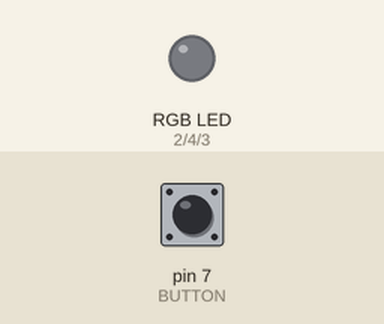
A sketch run on a simulated Arduino Uno, built with avr-gcc and run on an emulated ATmega328P. Shown: an RGB LED mixed from three pins (HIGH = lit). The test bench sets the inputs (shaded band); at power-on: pin 7 (BUTTON) LOW. Dim RGB values are drawn brighter than linear.

Above: at 1.2 s.
1.3 s: pin 7 (BUTTON) pulled HIGH for 0.15 s
At 2.5 s:
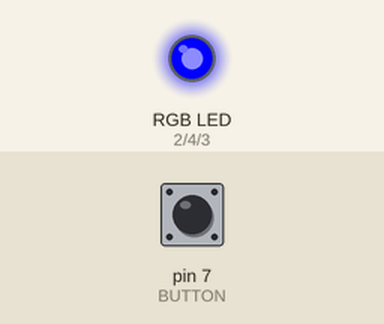
3.0 s: pin 7 (BUTTON) pulled HIGH for 1 s
At 4.7 s:
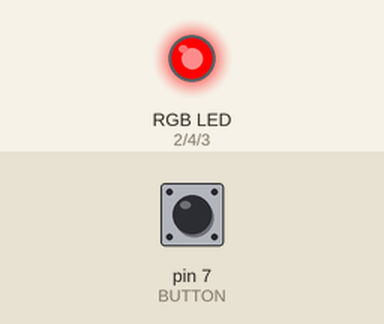
5.5 s: pin 7 (BUTTON) pulled HIGH for 0.15 s
At 6.9 s:
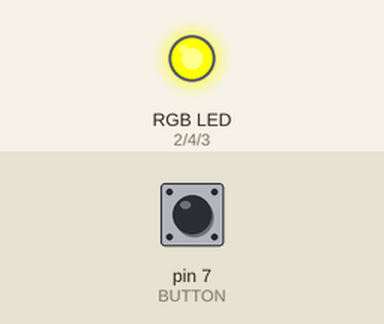
7.2 s: pin 7 (BUTTON) pulled HIGH for 3.2 s
At 8.3 s:
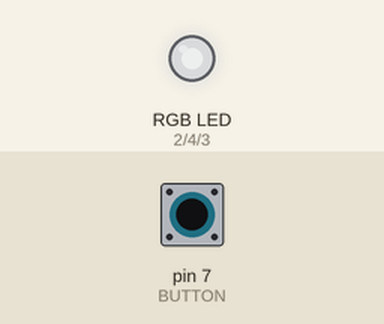
11.9 s: pin 7 (BUTTON) pulled HIGH for 1 s
At 13.8 s:
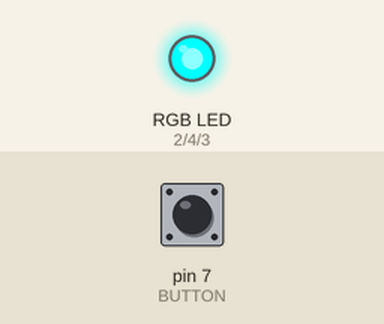
14.4 s: pin 7 (BUTTON) pulled HIGH for 0.15 s
At 14.9 s:
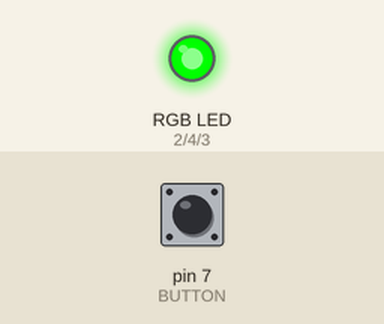
Timing chart, 0 to 17.1 s (numbered marks = the images above; inputs shaded):
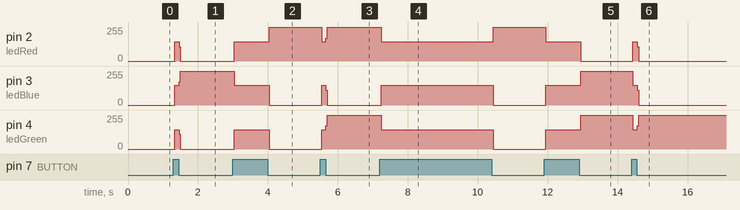

Measured:
- after the input at 1.3 s, pin 2 (ledRed): 0/255 → 145/255 at once, → 0/255 0.12 s later; pin 3 (ledBlue): 0/255 → 147/255 at once, → 255/255 0.12 s later; pin 4 (ledGreen): 0/255 → 146/255 at once, → 0/255 0.12 s later
- after the input at 3.0 s, pin 2 (ledRed): 0/255 → 145/255 at once, → 255/255 1.0 s later; pin 3 (ledBlue): 255/255 → 147/255 at once, → 0/255 1.0 s later; pin 4 (ledGreen): 0/255 → 146/255 at once, → 0/255 1.0 s later
- after the input at 5.5 s, pin 2 (ledRed): 255/255 → 145/255 at once, → 255/255 0.12 s later; pin 3 (ledBlue): 0/255 → 147/255 at once, → 0/255 0.12 s later; pin 4 (ledGreen): 0/255 → 146/255 at once, → 255/255 0.12 s later
- after the input at 7.2 s, pin 2 (ledRed): 255/255 → 145/255 at once, → 255/255 3.2 s later; pin 3 (ledBlue): 0/255 → 147/255 at once, → 0/255 3.2 s later; pin 4 (ledGreen): 255/255 → 146/255 at once, → 0/255 3.2 s later
- after the input at 11.9 s, pin 2 (ledRed): 255/255 → 145/255 at once, → 0/255 1.0 s later; pin 3 (ledBlue): 0/255 → 147/255 at once, → 255/255 1.0 s later; pin 4 (ledGreen): 0/255 → 146/255 at once, → 255/255 1.0 s later
- after the input at 14.4 s, pin 2 (ledRed): 0/255 → 145/255 at once, → 0/255 0.12 s later; pin 3 (ledBlue): 255/255 → 147/255 at once, → 0/255 0.12 s later; pin 4 (ledGreen): 255/255 → 146/255 at once, → 255/255 0.12 s later

The sketch:

sketch_sep23a.ino
```cpp
#define ledRed   2
#define ledGreen 4
#define ledBlue  3
#define BUTTON   7
#define MAX      7

int buttonPress = 0;
int buttonFree = 0;
int period = 0;

void red(){
  digitalWrite(ledRed, 1);
  digitalWrite(ledGreen, 0);
  digitalWrite(ledBlue, 0);

}

void green(){
  digitalWrite(ledRed, 0);
  digitalWrite(ledGreen, 1);
  digitalWrite(ledBlue, 0);

}
void blue(){
  digitalWrite(ledRed, 0);
  digitalWrite(ledGreen, 0);
  digitalWrite(ledBlue, 1);

}

void amarelo(){
  digitalWrite(ledRed, 1);
  digitalWrite(ledGreen, 1);
  digitalWrite(ledBlue, 0);
}

void lilas(){
  digitalWrite(ledRed, 1);
  digitalWrite(ledGreen, 0);
  digitalWrite(ledBlue, 1);

}

void ciano(){
  digitalWrite(ledRed, 0);
  digitalWrite(ledGreen, 1);
  digitalWrite(ledBlue, 1);

}

void branco(){
  digitalWrite(ledRed, 1);
  digitalWrite(ledGreen, 1);
  digitalWrite(ledBlue, 1);

}

void chooseLed(){
  if(period == 0){
    red();
  }else if(period == 1){
    green();
  }else if(period == 2){
    blue();
  }else if(period == 3){
    amarelo();
  }else if(period == 4){
    lilas();
  }else if(period == 5){
    ciano();
  }else if(period == 6){
    branco();
  }
  period++;
  if(period > MAX - 1){
    period = 0;
  }
}

void CheckButton(){
  if(digitalRead(BUTTON)){
    buttonPress = 1;
    buttonFree = 0;
    chooseLed();
  }
}

void setup() {
  pinMode(ledRed, OUTPUT);
  pinMode(ledGreen, OUTPUT);
  pinMode(ledBlue, OUTPUT);
  pinMode(BUTTON, INPUT);
}

void loop() {
  CheckButton();
}
```
